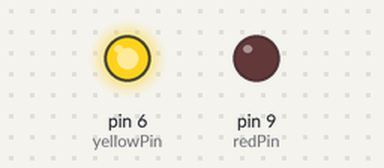
Bench run of a sketch on a simulated Arduino Uno, built with avr-gcc and run on an emulated ATmega328P. Parts: output pins drawn as LEDs (lit = HIGH).

Above: at 0.2 s.
At 5.2 s:
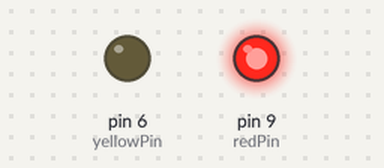
At 9.7 s:
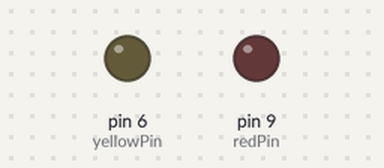
Timing chart, 0 to 10.4 s (numbered marks = the images above):
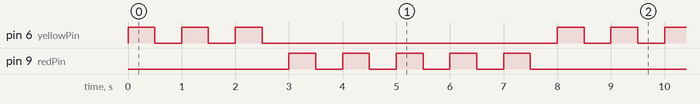

The sketch:

blink_in_loops.ino
```cpp
int yellowPin = 6;
int redPin = 9;
int yellowTime = 500;
int redTime = 500;
int yellowBlink = 3;
int redBlink = 5;

void setup() {
  Serial.begin(9600);
  pinMode(yellowPin, OUTPUT);
  pinMode(redPin, OUTPUT);
}

void blinkLed(size_t pin, size_t delayTime) {
  digitalWrite(pin, HIGH);
  delay(delayTime);
  digitalWrite(pin, LOW);
  delay(delayTime);
}

void loop() {
  for (int i = 1; i <= yellowBlink; i++) {
    blinkLed(yellowPin, yellowTime);
  }

  for (int i = 1; i <= redBlink; i++) {
    blinkLed(redPin, redTime);
  }
}
```

Measured:
- by itself, pin 6 (yellowPin): repeats every 8.0 s: 2 × (LOW 0.50 s, HIGH 0.50 s), LOW 5.5 s, HIGH 0.50 s
- by itself, pin 9 (redPin): repeats every 8.0 s: 4 × (LOW 0.50 s, HIGH 0.50 s), LOW 3.5 s, HIGH 0.50 s
- by itself, everything shown: repeats every 8.0 s, in 16 steps
